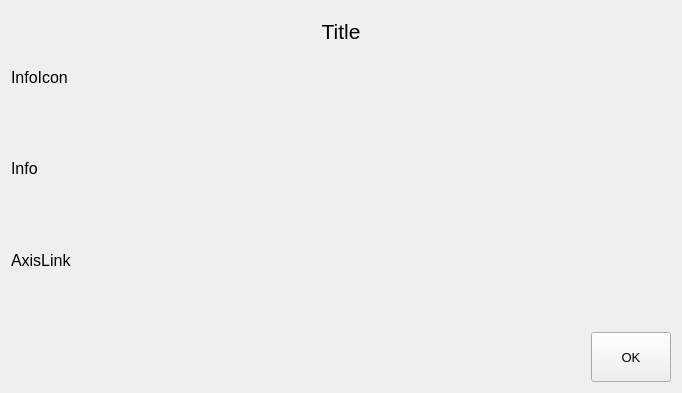
<?xml version="1.0" encoding="UTF-8"?>
<ui version="4.0">
 <class>FormAbout</class>
 <widget class="QWidget" name="FormAbout">
  <property name="geometry">
   <rect>
    <x>0</x>
    <y>0</y>
    <width>682</width>
    <height>393</height>
   </rect>
  </property>
  <property name="sizePolicy">
   <sizepolicy hsizetype="Fixed" vsizetype="Fixed">
    <horstretch>0</horstretch>
    <verstretch>0</verstretch>
   </sizepolicy>
  </property>
  <property name="minimumSize">
   <size>
    <width>682</width>
    <height>393</height>
   </size>
  </property>
  <property name="maximumSize">
   <size>
    <width>682</width>
    <height>393</height>
   </size>
  </property>
  <property name="font">
   <font>
    <family>Arial</family>
    <pointsize>10</pointsize>
   </font>
  </property>
  <property name="windowTitle">
   <string>About</string>
  </property>
  <layout class="QVBoxLayout" name="verticalLayout_2">
   <item>
    <widget class="QLabel" name="lbTitle">
     <property name="sizePolicy">
      <sizepolicy hsizetype="Expanding" vsizetype="Preferred">
       <horstretch>0</horstretch>
       <verstretch>0</verstretch>
      </sizepolicy>
     </property>
     <property name="font">
      <font>
       <family>Arial</family>
       <pointsize>16</pointsize>
      </font>
     </property>
     <property name="text">
      <string>Title</string>
     </property>
     <property name="scaledContents">
      <bool>false</bool>
     </property>
     <property name="alignment">
      <set>Qt::AlignCenter</set>
     </property>
    </widget>
   </item>
   <item>
    <widget class="QLabel" name="lbInfoIcon">
     <property name="minimumSize">
      <size>
       <width>0</width>
       <height>0</height>
      </size>
     </property>
     <property name="font">
      <font>
       <pointsize>12</pointsize>
      </font>
     </property>
     <property name="text">
      <string>InfoIcon</string>
     </property>
    </widget>
   </item>
   <item>
    <widget class="QLabel" name="label_4">
     <property name="font">
      <font>
       <family>Arial</family>
       <pointsize>10</pointsize>
      </font>
     </property>
     <property name="text">
      <string/>
     </property>
    </widget>
   </item>
   <item>
    <widget class="QLabel" name="lbInfo">
     <property name="font">
      <font>
       <pointsize>12</pointsize>
      </font>
     </property>
     <property name="text">
      <string>Info</string>
     </property>
    </widget>
   </item>
   <item>
    <widget class="QLabel" name="label_3">
     <property name="font">
      <font>
       <family>Arial</family>
       <pointsize>10</pointsize>
      </font>
     </property>
     <property name="text">
      <string/>
     </property>
     <property name="alignment">
      <set>Qt::AlignLeading|Qt::AlignLeft|Qt::AlignVCenter</set>
     </property>
    </widget>
   </item>
   <item>
    <widget class="QLabel" name="lbAsixLink">
     <property name="font">
      <font>
       <pointsize>12</pointsize>
      </font>
     </property>
     <property name="text">
      <string>AxisLink</string>
     </property>
    </widget>
   </item>
   <item>
    <widget class="QLabel" name="label_6">
     <property name="font">
      <font>
       <family>Arial</family>
       <pointsize>10</pointsize>
      </font>
     </property>
     <property name="text">
      <string/>
     </property>
     <property name="alignment">
      <set>Qt::AlignLeading|Qt::AlignLeft|Qt::AlignVCenter</set>
     </property>
    </widget>
   </item>
   <item>
    <layout class="QHBoxLayout" name="horizontalLayout">
     <item>
      <spacer name="horizontalSpacer">
       <property name="orientation">
        <enum>Qt::Horizontal</enum>
       </property>
       <property name="sizeHint" stdset="0">
        <size>
         <width>40</width>
         <height>20</height>
        </size>
       </property>
      </spacer>
     </item>
     <item>
      <widget class="QPushButton" name="btnCloseAbout">
       <property name="minimumSize">
        <size>
         <width>0</width>
         <height>50</height>
        </size>
       </property>
       <property name="text">
        <string>OK</string>
       </property>
      </widget>
     </item>
    </layout>
   </item>
  </layout>
 </widget>
 <resources/>
 <connections/>
</ui>
